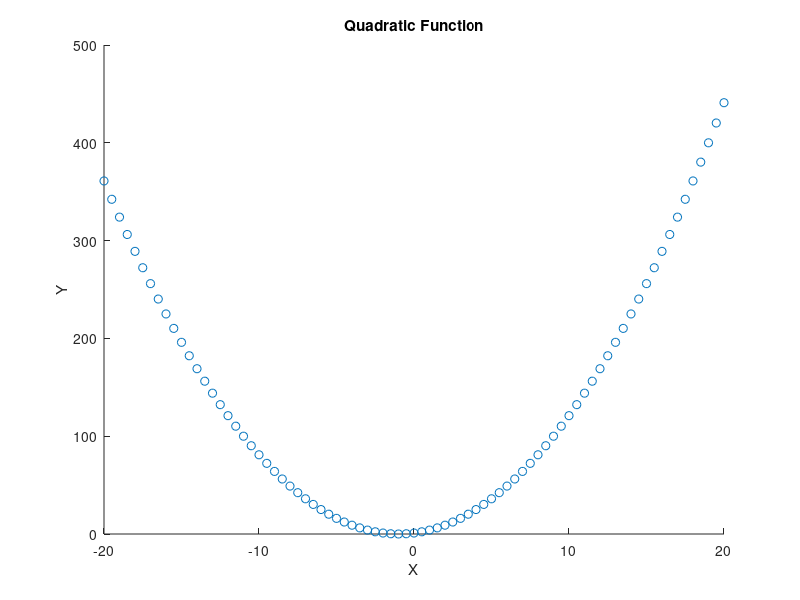
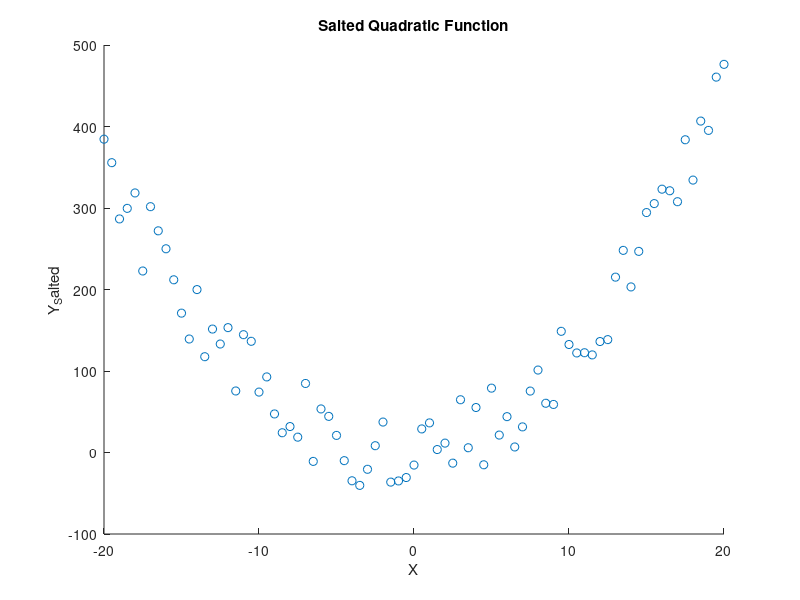
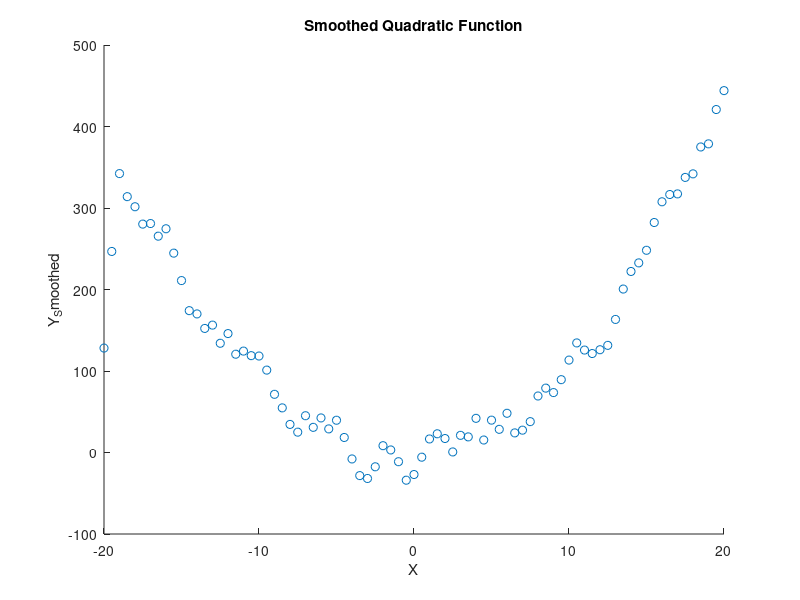
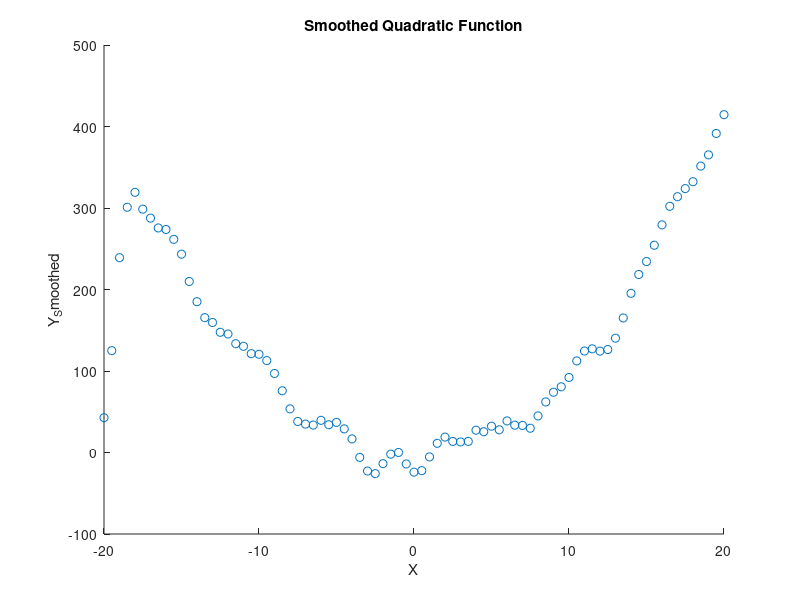

The MATLAB source for these figures, in order:
%Resources/ Works Cited
%https://www.youtube.com/watch?v=aD8k4pYUBOk
%https://en.wikibooks.org/wiki/Octave_Programming_Tutorial/Getting_started
%https://en.wikibooks.org/wiki/Octave_Programming_Tutorial
%https://en.wikibooks.org/wiki/Octave_Programming_Tutorial/Plotting
%https://octave.sourceforge.io/data-smoothing/function/regdatasmooth.html



% Parameters for the quadratic equation y = ax^2 + bx + c
a = 1.0;
b = 2.0;
c = 1.0;
interval = 0.5;
range = -20:interval:20; % Similar range as the Java program

% Quadratic Plotter
x = range;
y = a * x.^2 + b * x + c;
figure;
scatter(x, y);
title('Quadratic Function');
xlabel('X');
ylabel('Y');

% Quadratic Salter
salt_range = 50.0;
y_salted = y + (rand(size(y)) * 2 - 1) * salt_range;
figure;
scatter(x, y_salted);
title('Salted Quadratic Function');
xlabel('X');
ylabel('Y_Salted');

% Quadratic Smoother
window_value = 3;
y_smoothed = filter(ones(1, window_value) / window_value, 1, y_salted);
figure;
scatter(x, y_smoothed);
title('Smoothed Quadratic Function');
xlabel('X');
ylabel('Y_Smoothed');

% Quadratic Smoother 2
window_value = 3;
y_smoothed = filter(ones(1, window_value) / window_value, 1, y_smoothed);
figure;
scatter(x, y_smoothed);
title('Smoothed Quadratic Function');
xlabel('X');
ylabel('Y_Smoothed');

% Quadratic Smoother 3
window_value = 3;
y_smoothed = filter(ones(1, window_value) / window_value, 1, y_smoothed);
figure;
scatter(x, y_smoothed);
title('Smoothed Quadratic Function');
xlabel('X');
ylabel('Y_Smoothed');